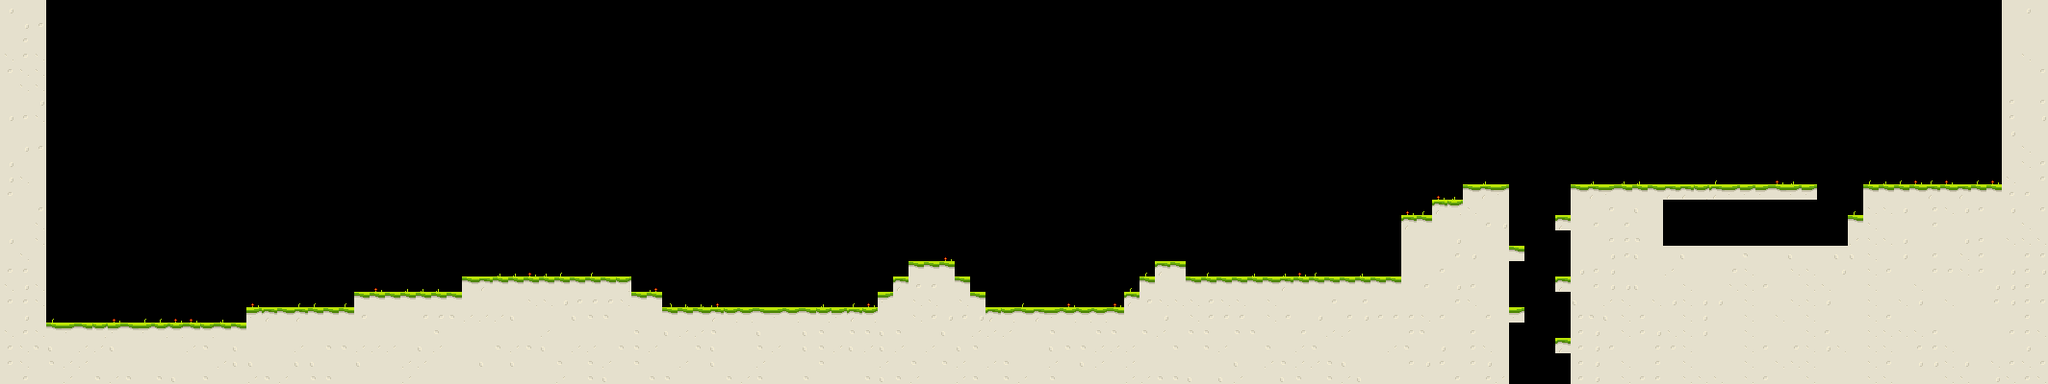

This is a level from a 2D game, rendered from its Tiled map with the project's own tilesets. A one-line summary and the map file follow, with tile-layer data summarised:
An orthogonal 133x25 tile map with 16x16 px tiles, 3 tile layers (Background, Solids, Foreground), 3 tilesets and 13 objects.

<map version="1.0" tiledversion="1.0.3" orientation="orthogonal" renderorder="right-down" width="133" height="25" tilewidth="16" tileheight="16" nextobjectid="54">
 <tileset firstgid="1" source="tileset.tsx" />
 <tileset firstgid="925" source="tile.tsx" />
 <tileset firstgid="937" name="house" tilewidth="32" tileheight="48" tilecount="16" columns="0">
  <grid orientation="orthogonal" width="1" height="1" />
  <tile id="0">
   <image width="16" height="16" source="wallpaper.png" />
  </tile>
  <tile id="1">
   <image width="16" height="16" source="house_wall.png" />
  </tile>
  <tile id="2">
   <image width="16" height="16" source="house_floor.png" />
  </tile>
  <tile id="3">
   <image width="16" height="16" source="clock.png" />
  </tile>
  <tile id="4">
   <image width="16" height="16" source="repisa.png" />
  </tile>
  <tile id="5">
   <image width="16" height="16" source="books.png" />
  </tile>
  <tile id="6">
   <image width="16" height="16" source="cup.png" />
  </tile>
  <tile id="7">
   <image width="16" height="16" source="dark_wall.png" />
  </tile>
  <tile id="8">
   <image width="16" height="16" source="grill.png" />
  </tile>
  <tile id="9">
   <image width="16" height="16" source="house_wall_corner.png" />
  </tile>
  <tile id="10">
   <image width="16" height="16" source="wallpaper_2.png" />
  </tile>
  <tile id="11">
   <image width="16" height="16" source="wall_handle.png" />
  </tile>
  <tile id="12">
   <image width="16" height="16" source="wallpaper_3.png" />
  </tile>
  <tile id="13">
   <image width="16" height="16" source="wallpaper_4.png" />
  </tile>
  <tile id="14">
   <image width="16" height="16" source="flower.png" />
  </tile>
  <tile id="15">
   <image width="32" height="48" source="frame.png" />
  </tile>
 </tileset>
 <layer name="Background" width="133" height="25">
  <data>[3325 cells, 0 non-empty, 0 distinct tile ids]</data>
 </layer>
 <layer name="Solids" width="133" height="25">
  <data>[3325 cells, 1074 non-empty, 8 distinct tile ids]</data>
 </layer>
 <layer name="Foreground" width="133" height="25">
  <data>[3325 cells, 121 non-empty, 4 distinct tile ids]</data>
 </layer>
 <objectgroup name="Walking">
  <object id="31" x="896" y="288" width="16" height="16" />
  <object id="35" x="1056" y="288" width="16" height="16" />
  <object id="47" x="1840" y="144" width="16" height="16" />
  <object id="49" x="1808" y="144" width="16" height="16" />
 </objectgroup>
 <objectgroup name="Plants">
  <object id="39" x="1520" y="176" width="48" height="16" />
  <object id="41" x="1840" y="240" width="32" height="16" />
  <object id="42" x="1776" y="240" width="32" height="16" />
 </objectgroup>
 <objectgroup name="Doors">
  <object id="46" x="2015.62" y="112" width="48.383" height="80">
   <properties>
    <property name="level" value="map.tmx" />
   </properties>
  </object>
 </objectgroup>
 <objectgroup name="Boxes">
  <object id="37" x="1360" y="240" width="32" height="32" />
 </objectgroup>
 <objectgroup name="Pills">
  <object id="33" x="1088" y="224" width="16" height="16" />
  <object id="36" x="960" y="224" width="16" height="16" />
  <object id="43" x="1744" y="224" width="16" height="16" />
  <object id="52" x="1616" y="336" width="16" height="16" />
 </objectgroup>
 <objectgroup name="Lapses" />
</map>
